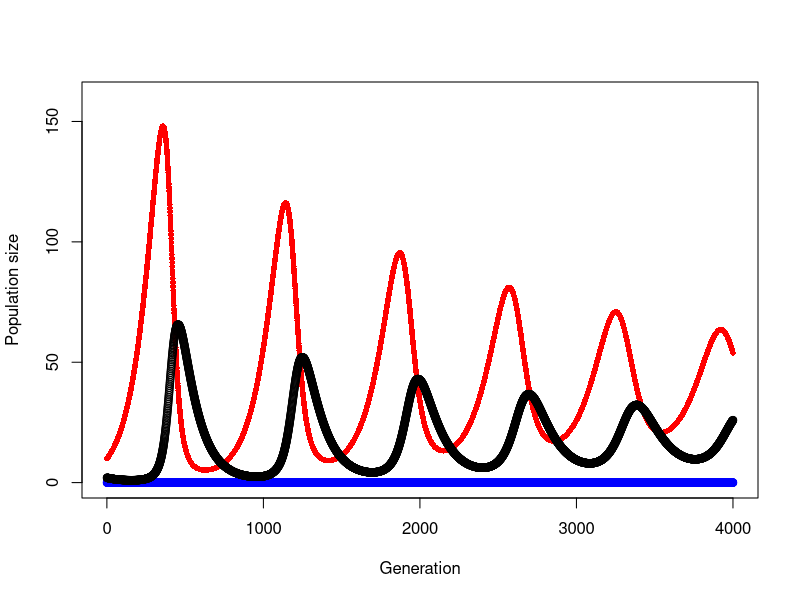

R code for this plot:
#Multispecies Logistic Population Growth Simulations
#October 28, 2014
#By Stephen B. Heard
#Non-commercial use permitted
# https://scientistseessquirrel.wordpress.com/2016/03/24/teaching-population-dynamics-with-simulations-in-r/


#Set number of generations to plot
PlotGen <-4000

###Set parameters for Competitors 1 and 2 and Predator###

# set initial population sizes
CompA0 <- 10
CompB0 <- 0
Pred0 <- 2

#Set r
rA <- .01
rB <- .01

#Set K
KA <- 500
KB <- 300

#Set competition coefficients
alpha <- 0.9   #effect of B on A
beta <- 0.9    #effect of A on B

#Set predator-prey parameters
PredEff <- 0.001   #parameter "a" in the Lotka-Volterra predator-prey model
PredConv <- 0.5  #parameter "f" in the Lotka-Volterra predator-prey model
PredStarve <- 0.01  #parameter "q" in the Lotka-Volterra predator-prey model
PredPref <- 0.5   #predator's preference: from 0 (eats only A) to 0.5 (eats A, B equally) to 1 (eats only B)

###Run simulation###

# initialize vector to hold results 
CompAPopSize <- CompA0 
CompBPopSize <- CompB0
PredPopSize <- Pred0

# create variable to hold the current population size
CompAPopNow <- CompA0 
CompBPopNow <- CompB0
PredPopNow <- Pred0

# calculate a pair of predation preference adjustments based on PredPref
PredPrefA <- 1 - PredPref
PredPrefB <- PredPref

# calculate population sizes and append to popsize
for(i in 1:PlotGen) { 
	  # implement competition for Competitor A
        CompAPopNow <- CompAPopNow + CompAPopNow*rA*(1-CompAPopNow/KA - alpha*CompBPopNow/KA)    #discrete logistic
        if (CompAPopNow < 0) {CompAPopNow <- 0}

	  # implement predation losses for Competitor A
  	  PredEatsA <- PredPrefA*PredEff*CompAPopNow*PredPopNow
	  CompAPopNow <- CompAPopNow - PredEatsA
        if (CompAPopNow < 0) {CompAPopNow <- 0}

	  # implement competition for Competitor B
        CompBPopNow <- CompBPopNow + CompBPopNow*rB*(1-CompBPopNow/KB - beta*CompAPopNow/KB)    #discrete logistic
        if (CompBPopNow < 0) {CompBPopNow <- 0}

	  # implement predation losses for Competitor B
  	  PredEatsB <- PredPrefB*PredEff*CompBPopNow*PredPopNow
	  CompBPopNow <- CompBPopNow - PredEatsB
        if (CompBPopNow < 0) {CompBPopNow <- 0}

	  # implement predator population growth
	  PredPopNow <-PredPopNow + PredConv*(PredEatsA + PredEatsB) - PredStarve*PredPopNow
	  if (PredPopNow < 0) {PredPopNow <- 0}

        CompAPopSize <- c(CompAPopSize,CompAPopNow)                #add results to vectors
        CompBPopSize <- c(CompBPopSize,CompBPopNow)                
	  PredPopSize <- c(PredPopSize,PredPopNow)
}

###Plot results###
#find maximum value for y axis
maxes <- c(max(CompAPopSize), max(CompBPopSize), max(PredPopSize))
ymax <-max(maxes)
YAxisLength <- max(pretty(ymax*1.05))

tvals <- 1:PlotGen #create a vector of time values equal to length of results vector

#par(yaxp=c(0, YAxisLength, 5))
plot(tvals[1:PlotGen], CompAPopSize[1:PlotGen],type="o",col="red", 
xlab="Generation",ylab="Population size",pch=16,cex=.75, ylim=c(0, YAxisLength))
points(tvals[1:PlotGen], CompBPopSize[1:PlotGen], col="blue")
points(tvals[1:PlotGen], PredPopSize[1:PlotGen], col= "black")


